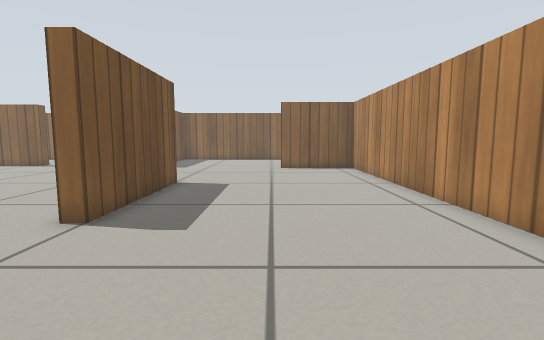
view 1 (above)

19 first-person views from a walk through a robot-simulator world made for Gazebo. The camera is 0.45 m above the floor, tilts 6° down and sees 85° across. The floor is counted in squares, 0.25 m on a side. Each view is taken from the middle of a square. On the plan, view 1 faces up. The plan holds only what a view shows up to about 16 squares ahead; the rest is blank. Simple patterns stand in for the simulator's built-in surfaces.

view 2
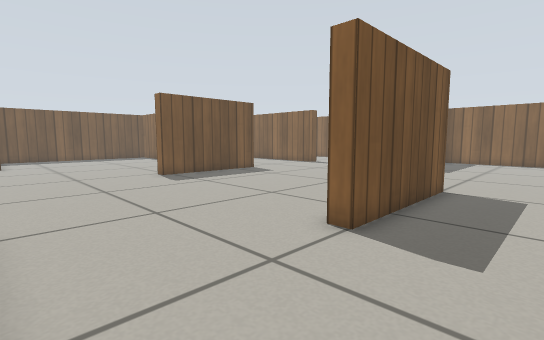

view 3
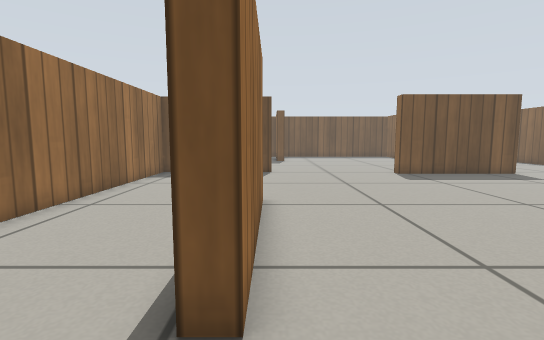

view 4
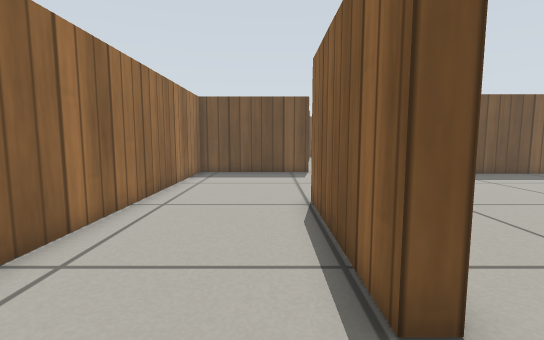

view 5
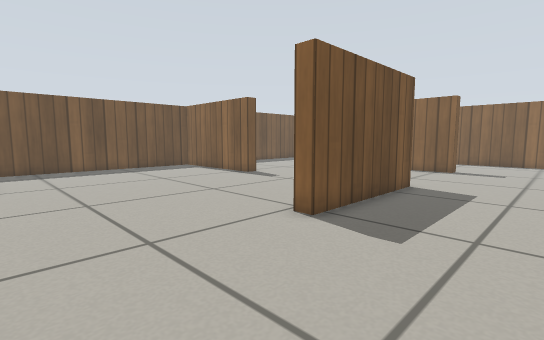

view 6
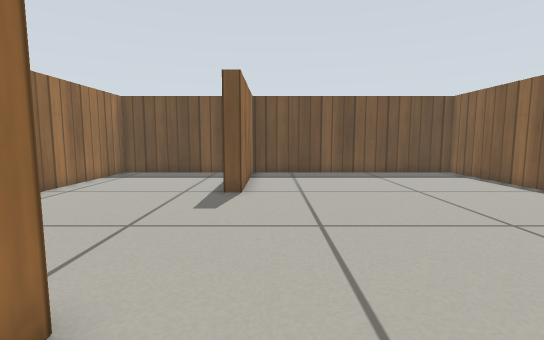

view 7
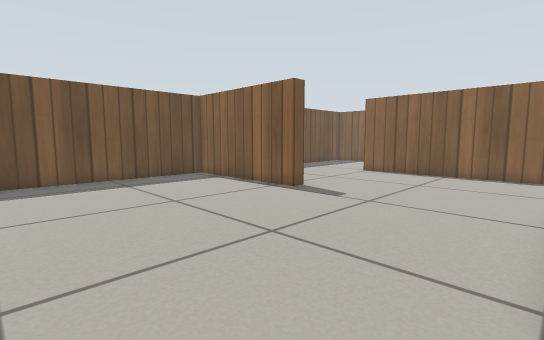

view 8
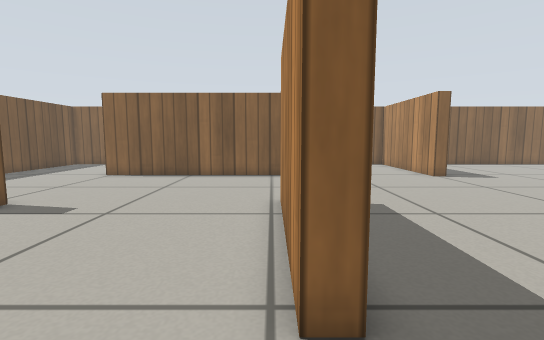

view 9
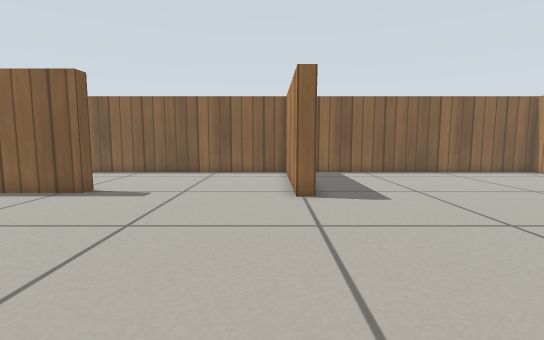

view 10
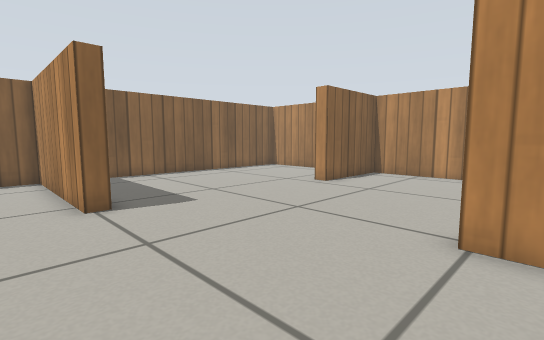

view 11
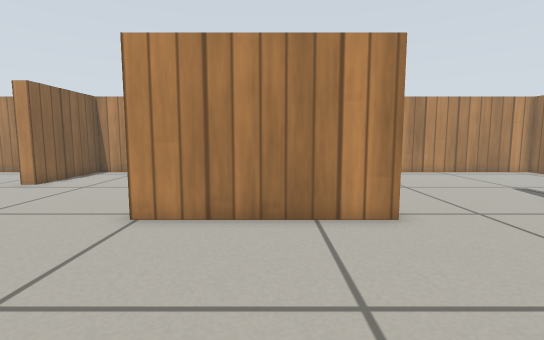

view 12
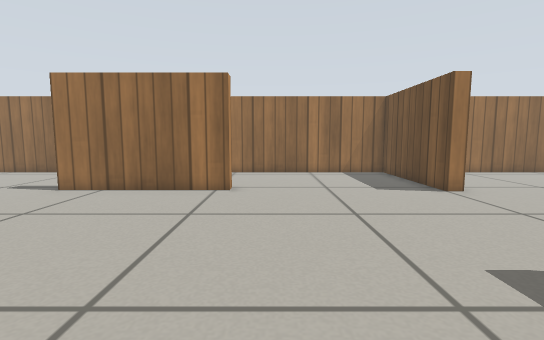

view 13
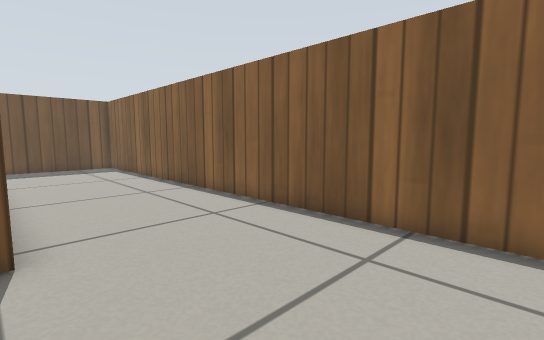

view 14
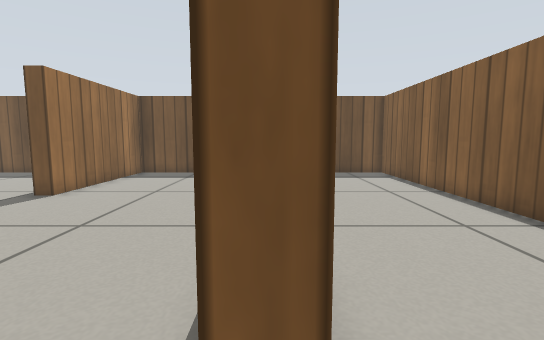

view 15
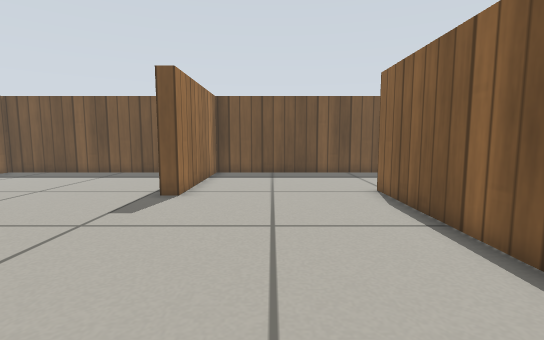

view 16
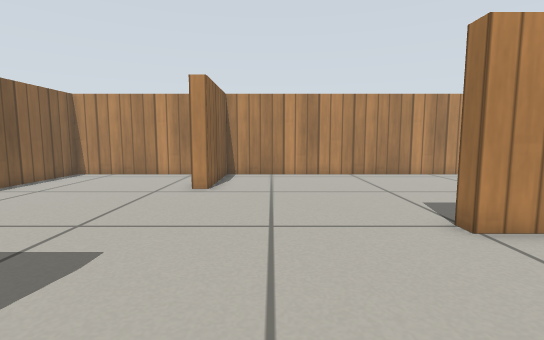

view 17
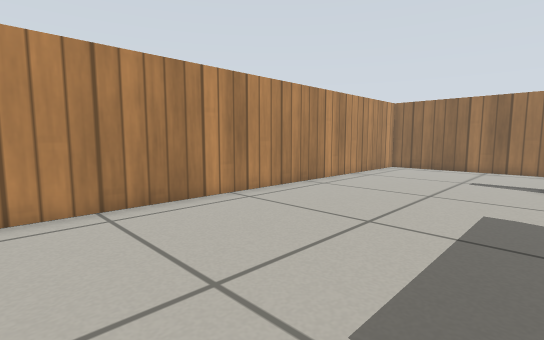

view 18
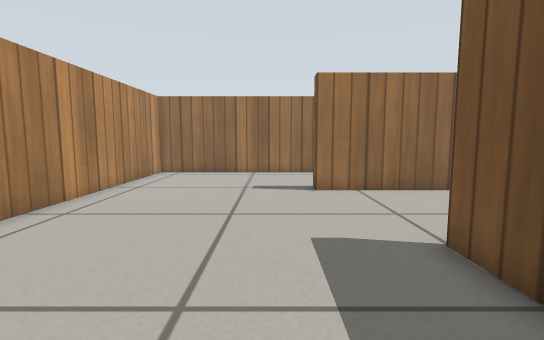

view 19
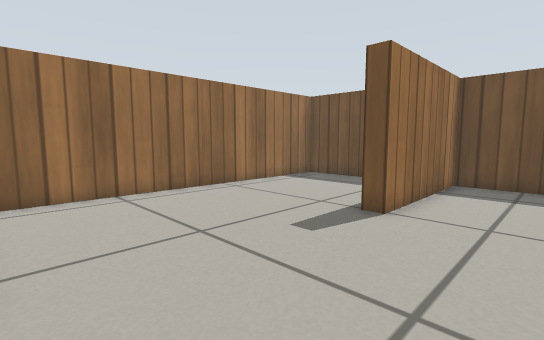

### Floor plan
Points are (right, up) in squares from view 1. A wall is a line through its corners. A room is listed if a view was taken in it or the views show most of it. See-through windows are left out.
Room 1 (views 1, 2, 3, 4, 5, 6, 7, 8, 9, 10, 11, 12, 13, 14, 15, 16, 17, 18, 19)
walls: (-15.3, 13.6) (-15.3, 7.5) (-15.7, 7.5) (-15.7, 13.3); (-4.5, 12.2) (-3.9, 12.2) (-3.9, 6.2) (-4.5, 6.2) (-4.5, 12.2); (-7.6, 19.1) (-8.2, 19.1) (-8.2, 25.9) (-29.8, 25.9) (-29.8, 13.1) (-23.3, 13.1) (-23.3, 12.5) (-29.8, 12.5) (-29.8, 2) (-23.8, 2) (-23.8, 1.4); (-15.3, 20.4) (-15.3, 19.7) (-24.2, 19.7); (-8.5, 0.7) (-2.5, 0.7) (-2.5, 0.1) (-8.5, 0.1) (-8.5, 0.7); (-16.6, 1) (-16, 1) (-16, -4.9) (5, -4.9) (5, 18.3) (0.6, 18.3) (0.6, 18.9); (5, 20) (5, 25.9) (-6.6, 25.9); (-29.8, 0.5) (-29.8, -4.9) (-17.2, -4.9)

Positions as (right, up) in squares from view 1, and headings:
1: (0, 0), facing up
2: (-1, 1), facing up-left
3: (0, 1), facing left
4: (0, -1), facing left
5: (-11, 2), facing up-left
6: (-14, 3), facing left
7: (-16, 4), facing up-left
8: (-16, 5), facing up
9: (-9, 10), facing up
10: (-10, 11), facing up-right
11: (-11, 9), facing right
12: (-10, 11), facing down
13: (-10, 20), facing up-left
14: (-14, 20), facing left
15: (-14, 16), facing left
16: (-10, 16), facing right
17: (-3, 14), facing down-right
18: (-1, 11), facing down
19: (-17, 5), facing down-left
